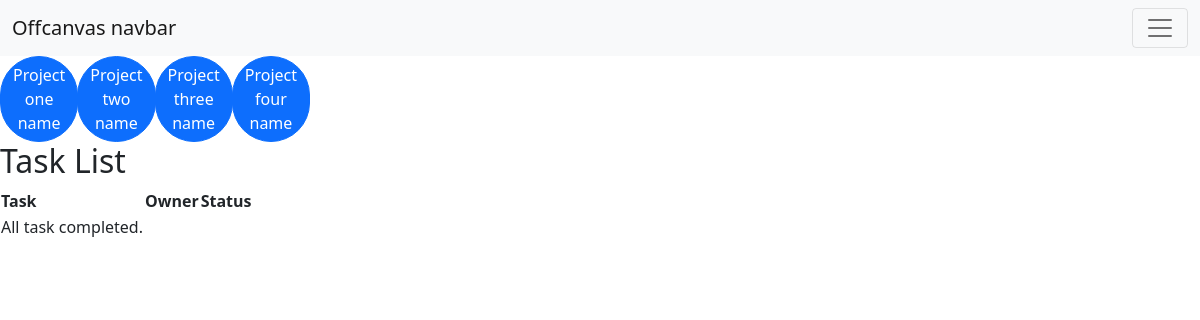
/, run on an earlier commit of the app's database.
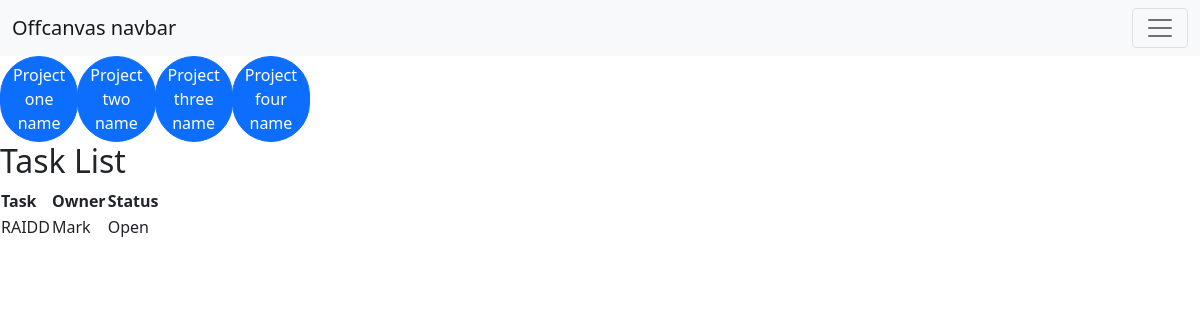
And on a later commit of the database.
### manager/models.py (models this page shows, shortened)
class Item(models.Model):
    task = models.CharField(max_length=300, null=False, blank=False)
    due_date = models.DateTimeField(null=False)
    owner = models.CharField(max_length=50, null=False, blank=False)
    done = models.BooleanField(null=False, blank=False, default=False)

### manager/views.py (the view)
# urls.py: path('', views.get_manager_list, name='get_manager_list'),
def get_manager_list(request):
    items = Item.objects.all()
    context = {
        'items': items
    }
    return render(request, 'manager/manager_list.html', context)

### templates/manager/manager_list.html (shortened to what this page needs)
<!DOCTYPE html>
<html lang="en">
<head>
</head>
<body>
            <div class="navigation">
                <nav class="navbar navbar-light bg-light navbar-default navbar-static-top">
                    <div class="container-fluid">
                    <a class="navbar-brand" href="#">Offcanvas navbar</a>
                    <button class="navbar-toggler" type="button" data-bs-toggle="offcanvas" data-bs-target="#offcanvasNavbar" aria-controls="offcanvasNavbar">
                        <span class="navbar-toggler-icon"></span>
                    </button>
                    </div>
                </nav>
            </div>
        <div class="col-lg-3">
            <div class="btn-toolbar" role="toolbar" aria-label="Toolbar with button groups">
                <div class="btn-group me-2" role="group" aria-label="First group">
                <button type="button" class="btn btn-primary rounded-pill">Project one name</button>
                <button type="button" class="btn btn-primary rounded-pill">Project two name</button>
                <button type="button" class="btn btn-primary rounded-pill">Project three name</button>
                <button type="button" class="btn btn-primary rounded-pill">Project four name</button>
                </div>
            </div>
        </div>
        <h2>Task List</h2>
        <table>
        <table>
            <thead>
                <tr>
                    <th>Task</th>
                    <th>Owner</th>
                    <th>Status</th>
                </tr>
            </thead>
            {% for item in items %}
            <tbody>
                <tr>
                {% if item.done %}
                <td><strike>{{ item.task }}</strike></td>
                <td><strike>{{ item.owner }}</strike></td>
                <td><strike>Close</strike></td>
                {% else %}
                <td>{{ item.task }}</td>
                <td>{{ item.owner }}</td>
                <td>Open</td>
                {% endif %}
                </tr>
                {% empty %}
                <tr><td>All task completed.</td></tr>
        {% endfor %}
        </table>
</body>
<link href="https://cdn.jsdelivr.net/npm/bootstrap@5.1.3/dist/css/bootstrap.min.css" rel="stylesheet">
</html>

What changed in the data, as far as the page shows it:
added Item: task "RAIDD", owner "Mark"
Also different on the page:
text no longer shown: "All task completed."
